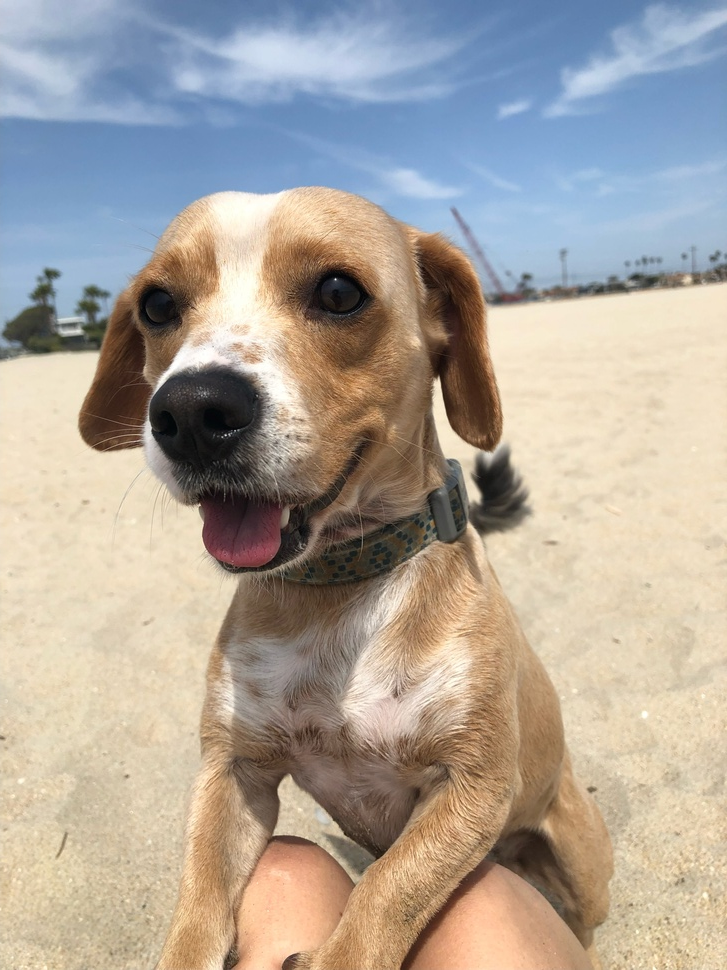
#> input picture assets/Linypoo.JPEG, 727 x 970 px, shrunk from 3024 x 4032 before the run, given in place of the camera
$ python color_detection.py
#> lines starting #> are read from the running program, lines starting #| are printed output that depends on the picture; after the words box and inside, x2 and y2 are one past the last pixel; in counts of white or black regions, pixels touching at a corner belong together
import numpy as np
import cv2

#Accessing default Camera resource
cap = cv2.VideoCapture(0)

while True:
    ret, frame = cap.read()
#> frame is the input picture: shape (970, 727, 3); mean B, G, R 155.3, 165, 173.5
    width = int(cap.get(3))
    height = int(cap.get(4))

    #Converting frame to HSV
    hsv = cv2.cvtColor(frame, cv2.COLOR_BGR2HSV)
#> hsv: shape (970, 727, 3); mean H, S, V 42.7, 73.3, 190.6

    #Setting range for blue detection
    lower_blue = np.array([90, 50, 50])
    upper_blue = np.array([130, 255, 255])

    #Creating mask for the color blue
    mask = cv2.inRange(hsv, lower_blue, upper_blue)
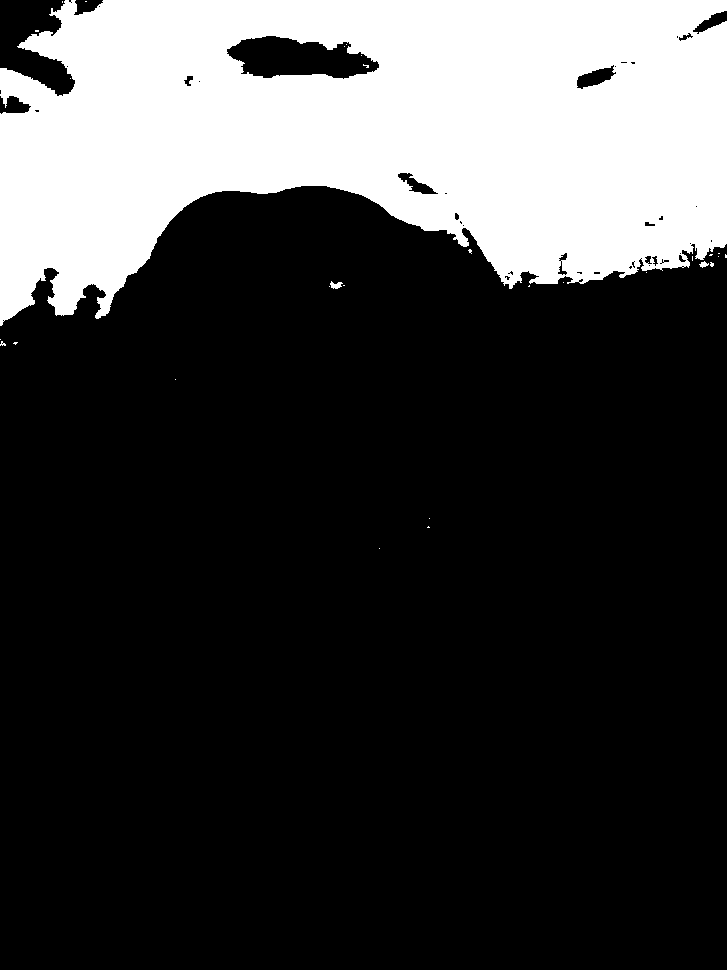
#> mask: shape (970, 727); 24% white; 30 white regions (27 under 20 px), largest, box (x1, y1, x2, y2) and area: (0, 0, 727, 326) 168940, (330, 281, 343, 289) 62, (699, 261, 709, 268) 38

    #Applying mask to the frame
    result = cv2.bitwise_and(frame, frame, mask=mask)
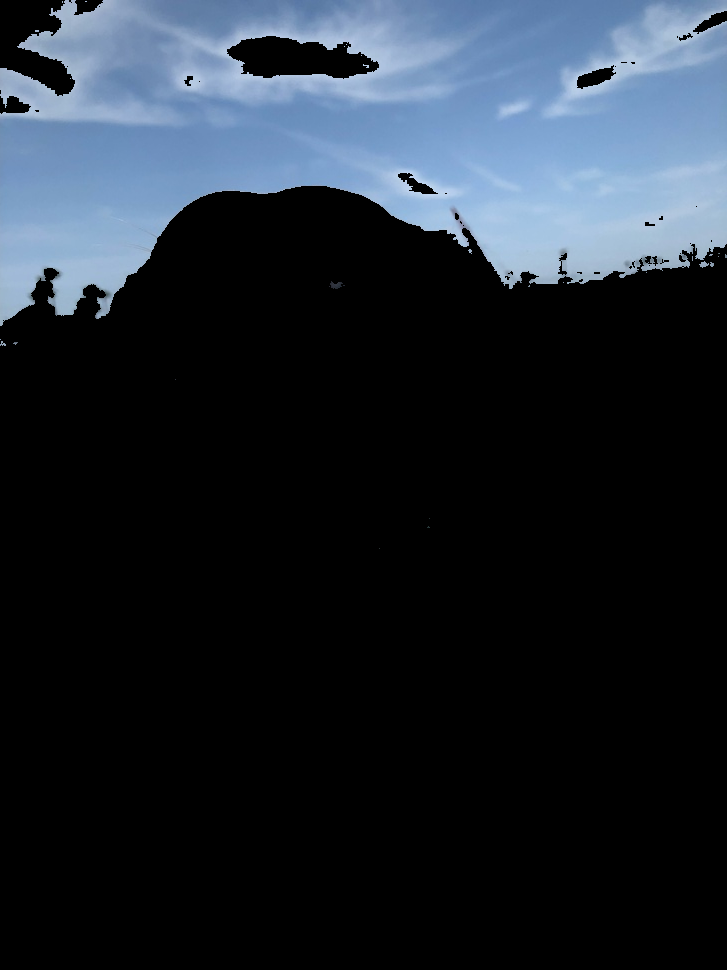
#> result: shape (970, 727, 3); mean B, G, R 48.3, 39.4, 32

    cv2.imshow("frame", result)
    #cv2.imshow("mask", mask)

    if cv2.waitKey(1) == ord("q"):
#> (key q is pressed here)
        break

cap.release()
cv2.destroyAllWindows()

$ run again, on assets/soccer_game.jfif
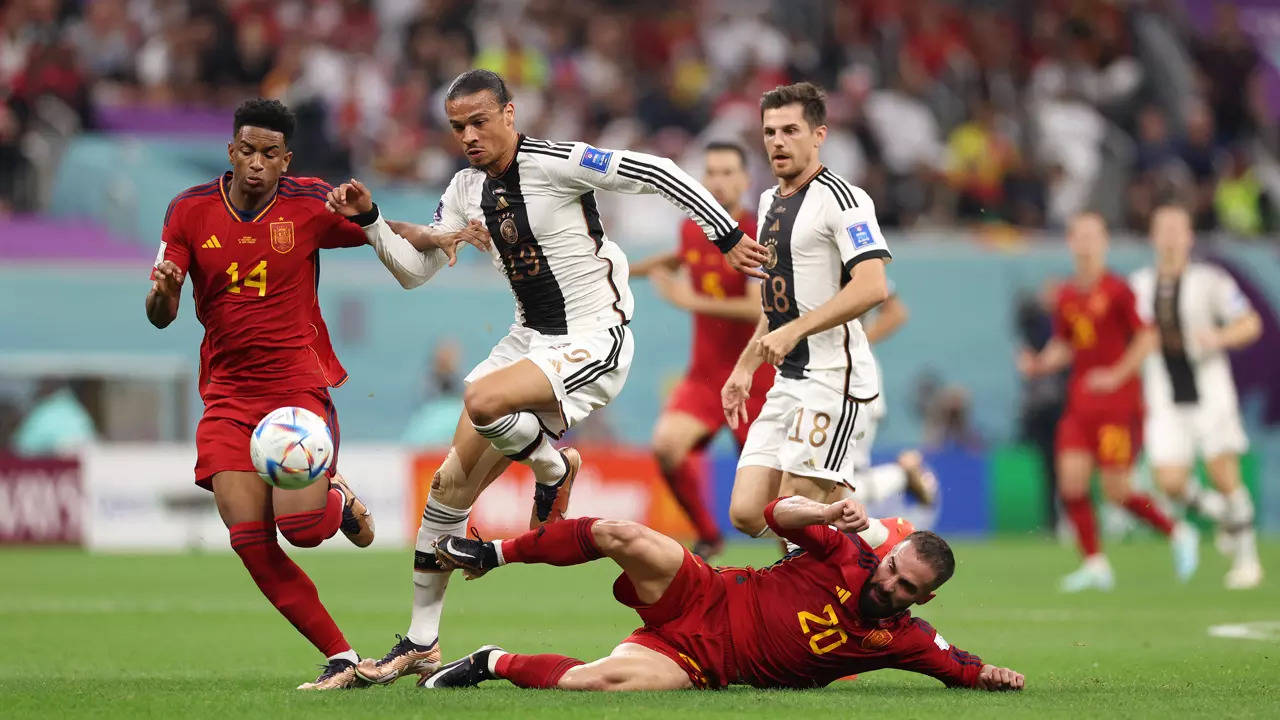
#> input picture assets/soccer_game.jfif, 1280 x 720 px, given in place of the camera
#> frame is the input picture: shape (720, 1280, 3); mean B, G, R 100.7, 116.7, 130.8
#> hsv: shape (720, 1280, 3); mean H, S, V 66.1, 94, 142.9
#> `mask = cv2.inRange(hsv, lower_blue, upper_blue)`:
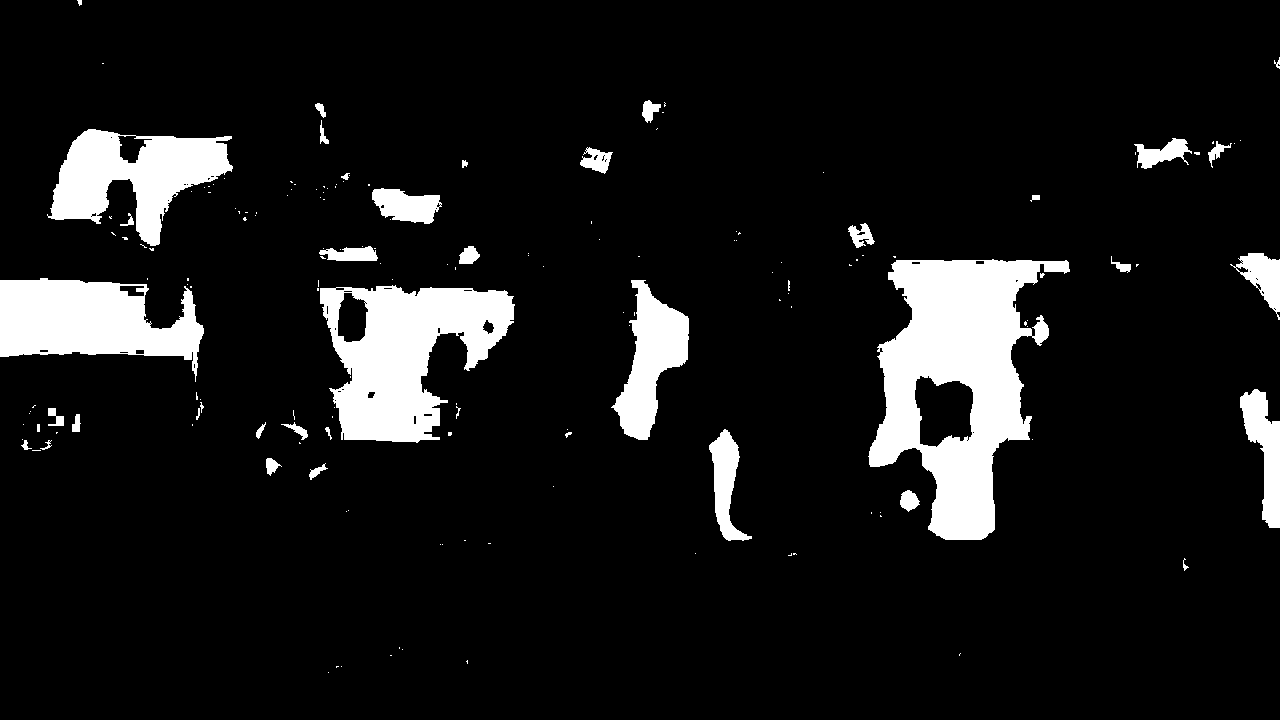
#> mask: shape (720, 1280); 9.7% white; 167 white regions (126 under 20 px), largest, box (x1, y1, x2, y2) and area: (868, 259, 1070, 540) 28416, (320, 285, 515, 443) 17868, (0, 278, 204, 382) 12698
#> `result = cv2.bitwise_and(frame, frame, mask=mask)`:
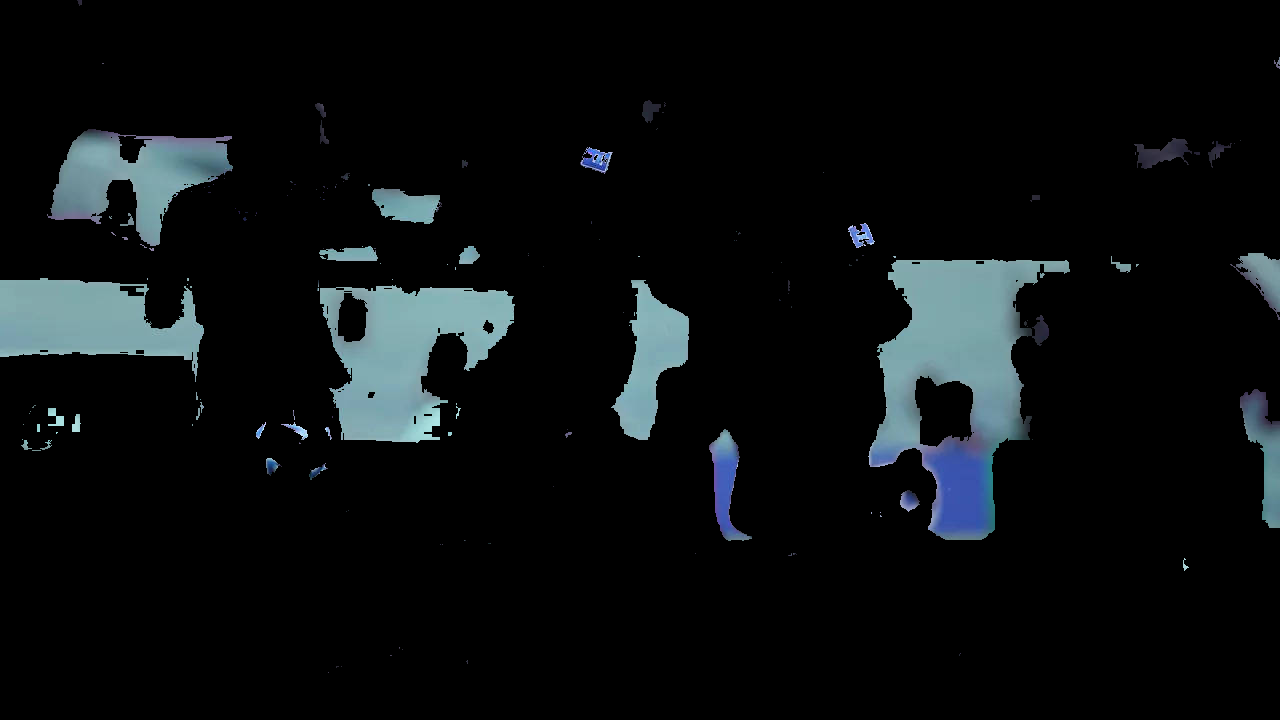
#> result: shape (720, 1280, 3); mean B, G, R 16, 14.7, 11.3
